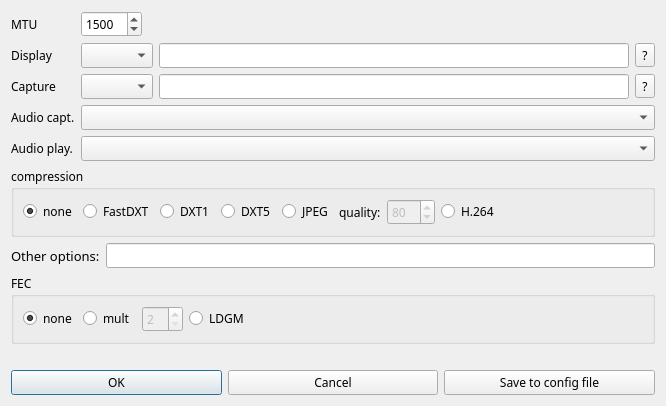
<?xml version="1.0" encoding="UTF-8"?>
<ui version="4.0">
 <class>AdvancedWindowDlg</class>
 <widget class="QDialog" name="AdvancedWindowDlg">
  <property name="geometry">
   <rect>
    <x>0</x>
    <y>0</y>
    <width>666</width>
    <height>406</height>
   </rect>
  </property>
  <property name="font">
   <font>
    <family>Sans Serif</family>
   </font>
  </property>
  <property name="windowTitle">
   <string>UltraGrid advanced settings</string>
  </property>
  <layout class="QVBoxLayout" name="verticalLayout">
   <item>
    <layout class="QGridLayout" name="gridLayout">
     <property name="leftMargin">
      <number>0</number>
     </property>
     <item row="1" column="0">
      <widget class="QLabel" name="label_3">
       <property name="text">
        <string>Display</string>
       </property>
      </widget>
     </item>
     <item row="0" column="0">
      <widget class="QLabel" name="label_4">
       <property name="text">
        <string>MTU</string>
       </property>
      </widget>
     </item>
     <item row="4" column="0">
      <widget class="QLabel" name="label_5">
       <property name="text">
        <string>Audio capt.</string>
       </property>
      </widget>
     </item>
     <item row="5" column="0">
      <widget class="QLabel" name="label_6">
       <property name="text">
        <string>Audio play.</string>
       </property>
      </widget>
     </item>
     <item row="3" column="0">
      <widget class="QLabel" name="label_2">
       <property name="text">
        <string>Capture</string>
       </property>
      </widget>
     </item>
     <item row="4" column="3">
      <widget class="QComboBox" name="comboBox_audio_cap">
       <property name="toolTip">
        <string>&lt;html&gt;&lt;head/&gt;&lt;body&gt;&lt;p&gt;Audio capture (sender)&lt;/p&gt;&lt;p&gt;Embedded/Analog/AESEBU devices indicate that we take sound from same source as a video.&lt;/p&gt;&lt;/body&gt;&lt;/html&gt;</string>
       </property>
      </widget>
     </item>
     <item row="5" column="3">
      <widget class="QComboBox" name="comboBox_audio_play">
       <property name="toolTip">
        <string>&lt;html&gt;&lt;head/&gt;&lt;body&gt;&lt;p&gt;Audio playback (receiver)&lt;/p&gt;&lt;p&gt;Embedded/Analog/AESEBU devices indicate that we take sound from same source as a video.&lt;/p&gt;&lt;/body&gt;&lt;/html&gt;</string>
       </property>
      </widget>
     </item>
     <item row="3" column="3">
      <layout class="QHBoxLayout" name="horizontalLayout_2">
       <item>
        <widget class="QComboBox" name="comboBox_capture">
         <property name="toolTip">
          <string>&lt;html&gt;&lt;head/&gt;&lt;body&gt;&lt;p&gt;Capture device.&lt;/p&gt;&lt;p&gt;Put here a appropriate video device. Needed only if we act as a sender.&lt;/p&gt;&lt;/body&gt;&lt;/html&gt;</string>
         </property>
        </widget>
       </item>
       <item>
        <widget class="QLineEdit" name="lineEdit_capture_details">
         <property name="toolTip">
          <string>&lt;html&gt;&lt;head/&gt;&lt;body&gt;&lt;p&gt;Parameters for capture&lt;/p&gt;&lt;p&gt;Add here parameter specifiing input video signal (see help displayed with righmost button on this line). Required for sender only.&lt;/p&gt;&lt;p&gt;This parameter is usually required, if capture device is set.&lt;/p&gt;&lt;/body&gt;&lt;/html&gt;</string>
         </property>
        </widget>
       </item>
       <item>
        <widget class="QToolButton" name="toolButton_capture_help">
         <property name="text">
          <string>?</string>
         </property>
        </widget>
       </item>
      </layout>
     </item>
     <item row="1" column="3">
      <layout class="QHBoxLayout" name="horizontalLayout">
       <item>
        <widget class="QComboBox" name="comboBox_display">
         <property name="toolTip">
          <string>&lt;html&gt;&lt;head/&gt;&lt;body&gt;&lt;p&gt;Display device.&lt;/p&gt;&lt;p&gt;Put here a appropriate video device. Needed only if we act as a receiver.&lt;/p&gt;&lt;/body&gt;&lt;/html&gt;</string>
         </property>
        </widget>
       </item>
       <item>
        <widget class="QLineEdit" name="lineEdit_display_details">
         <property name="toolTip">
          <string>&lt;html&gt;&lt;head/&gt;&lt;body&gt;&lt;p&gt;Parameters for video display – please see help (righmost button on this line).&lt;/p&gt;&lt;p&gt;Generally, options for display are optional in most cases.&lt;/p&gt;&lt;/body&gt;&lt;/html&gt;</string>
         </property>
        </widget>
       </item>
       <item>
        <widget class="QToolButton" name="toolButton_display_help">
         <property name="text">
          <string>?</string>
         </property>
        </widget>
       </item>
      </layout>
     </item>
     <item row="0" column="3">
      <layout class="QHBoxLayout" name="horizontalLayout_8">
       <item>
        <widget class="QSpinBox" name="spin_mtu">
         <property name="toolTip">
          <string>&lt;html&gt;&lt;head/&gt;&lt;body&gt;&lt;p&gt;Maximal packet size that will UltraGrid utilize (including headers).&lt;/p&gt;&lt;p&gt;It is recommended to put a maximal possible value if sending uncompressed video.&lt;/p&gt;&lt;/body&gt;&lt;/html&gt;</string>
         </property>
         <property name="minimum">
          <number>500</number>
         </property>
         <property name="maximum">
          <number>65536</number>
         </property>
         <property name="value">
          <number>1500</number>
         </property>
        </widget>
       </item>
       <item>
        <spacer name="horizontalSpacer_2">
         <property name="orientation">
          <enum>Qt::Horizontal</enum>
         </property>
         <property name="sizeHint" stdset="0">
          <size>
           <width>40</width>
           <height>20</height>
          </size>
         </property>
        </spacer>
       </item>
      </layout>
     </item>
    </layout>
   </item>
   <item>
    <widget class="QGroupBox" name="groupBox">
     <property name="title">
      <string>compression</string>
     </property>
     <layout class="QHBoxLayout" name="horizontalLayout_9">
      <item>
       <widget class="QRadioButton" name="compress_none">
        <property name="enabled">
         <bool>true</bool>
        </property>
        <property name="toolTip">
         <string>&lt;html&gt;&lt;head/&gt;&lt;body&gt;&lt;p&gt;Uncompressed video&lt;/p&gt;&lt;p&gt;Usually requires 10GE Ethernet and usage of Jumbo frames.&lt;/p&gt;&lt;/body&gt;&lt;/html&gt;</string>
        </property>
        <property name="text">
         <string>none</string>
        </property>
        <property name="checked">
         <bool>true</bool>
        </property>
       </widget>
      </item>
      <item>
       <widget class="QRadioButton" name="compress_FastDXT">
        <property name="toolTip">
         <string>&lt;html&gt;&lt;head/&gt;&lt;body&gt;&lt;p&gt;CPU based DXT1 (YUV) compression&lt;/p&gt;&lt;p&gt;&lt;br/&gt;&lt;/p&gt;&lt;p&gt;Provides same bandwidth as GPU DXT1. Has the worse quality from other options. On the other hand, because is completly CPU based, it can act as a fallback if we cannot use GPU based compressions (eg. lack of suitable graphic card).&lt;/p&gt;&lt;/body&gt;&lt;/html&gt;</string>
        </property>
        <property name="text">
         <string>FastDXT</string>
        </property>
       </widget>
      </item>
      <item>
       <widget class="QRadioButton" name="compress_DXT1">
        <property name="toolTip">
         <string>&lt;html&gt;&lt;head/&gt;&lt;body&gt;&lt;p&gt;GLSL based DXT compression&lt;/p&gt;&lt;p&gt;It usually takes 250 Mbps bandwidth for FullHD video stream. It is relatively modest to HW resources (GPU).&lt;/p&gt;&lt;/body&gt;&lt;/html&gt;</string>
        </property>
        <property name="text">
         <string>DXT1</string>
        </property>
       </widget>
      </item>
      <item>
       <widget class="QRadioButton" name="compress_DXT5">
        <property name="toolTip">
         <string>&lt;html&gt;&lt;head/&gt;&lt;body&gt;&lt;p&gt;GLSL based DXT compression&lt;/p&gt;&lt;p&gt;It usually takes 450 Mbps bandwidth for FullHD video stream. It is relatively modest to HW resources (GPU). The overall quality is better compared to DXT1.&lt;/p&gt;&lt;/body&gt;&lt;/html&gt;</string>
        </property>
        <property name="text">
         <string>DXT5</string>
        </property>
       </widget>
      </item>
      <item>
       <widget class="QRadioButton" name="compress_JPEG">
        <property name="toolTip">
         <string>&lt;html&gt;&lt;head/&gt;&lt;body&gt;&lt;p&gt;Variable bitrate JPEG compression&lt;/p&gt;&lt;p&gt;It needs CUDA capable NVidia graphic card. Quality can be configured - 90 is usually indistinguishable from uncompressed stream with BW just below 100 Mbps.&lt;/p&gt;&lt;/body&gt;&lt;/html&gt;</string>
        </property>
        <property name="text">
         <string>JPEG</string>
        </property>
       </widget>
      </item>
      <item>
       <layout class="QHBoxLayout" name="horizontalLayout_6">
        <item>
         <widget class="QLabel" name="label_8">
          <property name="text">
           <string>quality:</string>
          </property>
         </widget>
        </item>
        <item>
         <widget class="QSpinBox" name="compress_JPEG_quality">
          <property name="enabled">
           <bool>false</bool>
          </property>
          <property name="toolTip">
           <string>&lt;html&gt;&lt;head/&gt;&lt;body&gt;&lt;p&gt;JPEG quality&lt;/p&gt;&lt;p&gt;0 &amp;ndash; worst&lt;/p&gt;&lt;p&gt;100 &amp;ndash; best&lt;/p&gt;&lt;/body&gt;&lt;/html&gt;</string>
          </property>
          <property name="minimum">
           <number>0</number>
          </property>
          <property name="maximum">
           <number>100</number>
          </property>
          <property name="value">
           <number>80</number>
          </property>
         </widget>
        </item>
       </layout>
      </item>
      <item>
       <widget class="QRadioButton" name="compress_H264">
        <property name="toolTip">
         <string>&lt;html&gt;&lt;head/&gt;&lt;body&gt;&lt;p&gt;Libavcodec H.264 compression&lt;/p&gt;&lt;p&gt;&lt;br/&gt;&lt;/p&gt;&lt;p&gt;H.264 provides best compression ratio among all other options. On the other hand, it requires decent CPU.&lt;/p&gt;&lt;/body&gt;&lt;/html&gt;</string>
        </property>
        <property name="text">
         <string>H.264</string>
        </property>
       </widget>
      </item>
      <item>
       <spacer name="horizontalSpacer">
        <property name="orientation">
         <enum>Qt::Horizontal</enum>
        </property>
        <property name="sizeHint" stdset="0">
         <size>
          <width>40</width>
          <height>20</height>
         </size>
        </property>
       </spacer>
      </item>
     </layout>
    </widget>
   </item>
   <item>
    <layout class="QHBoxLayout" name="horizontalLayout_3">
     <item>
      <widget class="QLabel" name="label">
       <property name="font">
        <font>
         <family>Sans Serif</family>
         <pointsize>10</pointsize>
        </font>
       </property>
       <property name="text">
        <string>Other options:</string>
       </property>
      </widget>
     </item>
     <item>
      <widget class="QLineEdit" name="lineEdit_other">
       <property name="toolTip">
        <string>here you can write any options passed directly to UltraGrid</string>
       </property>
      </widget>
     </item>
    </layout>
   </item>
   <item>
    <widget class="QGroupBox" name="FEC">
     <property name="title">
      <string>FEC</string>
     </property>
     <layout class="QHBoxLayout" name="horizontalLayout_11">
      <item>
       <widget class="QRadioButton" name="fec_none">
        <property name="toolTip">
         <string>no additional FEC</string>
        </property>
        <property name="text">
         <string>none</string>
        </property>
        <property name="checked">
         <bool>true</bool>
        </property>
       </widget>
      </item>
      <item>
       <widget class="QRadioButton" name="fec_mult">
        <property name="toolTip">
         <string>use interleaved multiplication</string>
        </property>
        <property name="text">
         <string>mult</string>
        </property>
       </widget>
      </item>
      <item>
       <widget class="QSpinBox" name="fec_mult_count">
        <property name="enabled">
         <bool>false</bool>
        </property>
        <property name="minimumSize">
         <size>
          <width>20</width>
          <height>0</height>
         </size>
        </property>
        <property name="minimum">
         <number>2</number>
        </property>
       </widget>
      </item>
      <item>
       <widget class="QRadioButton" name="fec_ldgm">
        <property name="toolTip">
         <string>&lt;html&gt;&lt;head/&gt;&lt;body&gt;&lt;p&gt;Low-density parity-check codes provide good error correction ability with modes overhead.&lt;/p&gt;&lt;p&gt;Currently it can repair 10% loss at an expense of BW increase of 3/4.&lt;/p&gt;&lt;/body&gt;&lt;/html&gt;</string>
        </property>
        <property name="text">
         <string>LDGM</string>
        </property>
       </widget>
      </item>
      <item>
       <spacer name="horizontalSpacer_3">
        <property name="orientation">
         <enum>Qt::Horizontal</enum>
        </property>
        <property name="sizeHint" stdset="0">
         <size>
          <width>40</width>
          <height>20</height>
         </size>
        </property>
       </spacer>
      </item>
     </layout>
    </widget>
   </item>
   <item>
    <spacer name="verticalSpacer">
     <property name="orientation">
      <enum>Qt::Vertical</enum>
     </property>
     <property name="sizeHint" stdset="0">
      <size>
       <width>20</width>
       <height>40</height>
      </size>
     </property>
    </spacer>
   </item>
   <item>
    <layout class="QHBoxLayout" name="horizontalLayout_4">
     <item>
      <widget class="QPushButton" name="pushButton_ok">
       <property name="text">
        <string>OK</string>
       </property>
      </widget>
     </item>
     <item>
      <widget class="QPushButton" name="pushButton_cancel">
       <property name="text">
        <string>Cancel</string>
       </property>
      </widget>
     </item>
     <item>
      <widget class="QPushButton" name="pushButton_save">
       <property name="text">
        <string>Save to config file</string>
       </property>
      </widget>
     </item>
    </layout>
   </item>
  </layout>
 </widget>
 <resources/>
 <connections>
  <connection>
   <sender>fec_mult</sender>
   <signal>toggled(bool)</signal>
   <receiver>fec_mult_count</receiver>
   <slot>setEnabled(bool)</slot>
   <hints>
    <hint type="sourcelabel">
     <x>114</x>
     <y>287</y>
    </hint>
    <hint type="destinationlabel">
     <x>177</x>
     <y>287</y>
    </hint>
   </hints>
  </connection>
  <connection>
   <sender>compress_JPEG</sender>
   <signal>toggled(bool)</signal>
   <receiver>compress_JPEG_quality</receiver>
   <slot>setEnabled(bool)</slot>
   <hints>
    <hint type="sourcelabel">
     <x>252</x>
     <y>202</y>
    </hint>
    <hint type="destinationlabel">
     <x>367</x>
     <y>202</y>
    </hint>
   </hints>
  </connection>
 </connections>
</ui>
